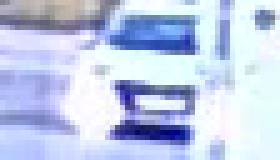
#> input picture images/frame1.png, 56 x 32 px (shown 5 times larger); its folder holds only this picture in this run
$ jupyter execute --allow-errors Untitled.ipynb
#> lines starting #> are read from the running program, lines starting #| are printed output that depends on the picture; after the words box and inside, x2 and y2 are one past the last pixel; in counts of white or black regions, pixels touching at a corner belong together
[cell 1]
import cv2
import numpy as np
import matplotlib.pyplot as plt
import tensorflow as tf
print(cv2.__version__)
print(tf.__version__)

# Load images

[cell 2]
from os import listdir
from os.path import isfile, join
img_files = [f for f in listdir('images') if isfile(join('images', f))]
no_frames = len(img_files)
images = []
for frame in range(0,no_frames):
    filename = 'images/frame' + str(frame+1) + '.png'
    img = cv2.imread(filename)
#> img is the input picture: shape (32, 56, 3); mean B, G, R 232.9, 203.2, 191.4
    img = cv2.cvtColor(img, cv2.COLOR_BGR2GRAY)
#> img: shape (32, 56)
    img = img.astype(np.float32) / 255.
    images.append(img)

# Reference image

[cell 3]
im1 = images[0]
im1_filt = cv2.GaussianBlur(im1,(3,3),0)
Ix = np.gradient(im1_filt, axis=1)
Iy = np.gradient(im1_filt, axis=0)
plt.figure()
plt.subplot(221)
plt.imshow(im1, cmap='gray')
plt.subplot(222)
plt.imshow(im1_filt, cmap='gray')
plt.subplot(223)
plt.imshow(Ix, cmap='gray')
plt.subplot(224)
plt.imshow(Iy, cmap='gray')

# Binary mask

[cell 4]
xmin = 24
ymin = 14
width = 14
height = 12

mask = np.zeros(im1.shape, dtype=np.float32)
mask[ymin:ymin+height,xmin:xmin+width] = 1.

mask_flat = mask.flatten()
sel_ix = np.where(mask_flat > 0)
num_pix = sel_ix[0].shape[0]
#mask_flat_reshape = mask_flat.reshape(mask.shape)

plt.figure()
plt.imshow(np.multiply(im1,mask), cmap='gray')
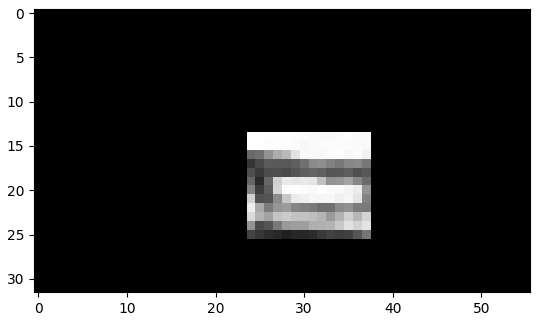
#> figure drawn by matplotlib, 1 panel

# Grid

[cell 5]
N = mask.shape[0]
M = mask.shape[1]
x = np.arange(M)
y = np.arange(N)
X, Y = np.meshgrid(x, y)
X = X.astype(np.float32)
Y = Y.astype(np.float32)

[cell 6]
Ix_flat = Ix.flatten()
#> Ix_flat = 1792 values, max 0.249 at index 1494, min -0.248 at index 1144, mean 0.00352
Iy_flat = Iy.flatten()
#> Iy_flat = 1792 values, max 0.269 at index 1600, min -0.265 at index 921, mean 0.000608
X_flat = X.flatten()
Y_flat = Y.flatten()
A = np.zeros((num_pix,6), dtype=np.float32)
b = np.zeros((num_pix,1), dtype=np.float32)
A[:,0] = Ix_flat[sel_ix]
A[:,1] = np.multiply(Ix_flat[sel_ix],X_flat[sel_ix])
A[:,2] = np.multiply(Ix_flat[sel_ix],Y_flat[sel_ix])
A[:,3] = Iy_flat[sel_ix]
A[:,4] = np.multiply(Iy_flat[sel_ix],X_flat[sel_ix])
A[:,5] = np.multiply(Iy_flat[sel_ix],Y_flat[sel_ix])

[cell 7]
no_frames = len(images);
#> no_frames = 1
res = []
orig = []
flowX = []
flowY = []
res.append(images[0])
orig.append(images[0])
flowX.append(0)
flowY.append(0)
U0 = np.zeros(mask.shape, dtype=np.float32)
V0 = np.zeros(mask.shape, dtype=np.float32)
for frame in range(1, no_frames):
    im2 = images[frame]

    # apply accumulated warp
    X2 = X + U0;
    Y2 = Y + V0;
    im2_warped = cv2.remap(im2, X2, Y2, cv2.INTER_LINEAR)

    # filter image and calculate It
    im2_filt = cv2.GaussianBlur(im2_warped,(3,3),0)
    It = im2_filt-im1_filt;
    It_flat = It.flatten()

    # Calculate OF
    b = -It_flat[sel_ix]
    a = np.dot(np.dot(np.linalg.pinv(np.dot(A.transpose(),A)),A.transpose()),b)

    #U = np.zeros(mask.shape, dtype=np.float32)
    #V = np.zeros(mask.shape, dtype=np.float32)
    U = a[0] + a[1]*X + a[2]*Y;
    V = a[3] + a[4]*X + a[5]*Y;

    # Warp im1 to fit with im2
    X2 = X + U0 + U
    Y2 = Y + V0 + V
    im2_warped = cv2.remap(im2, X2, Y2, cv2.INTER_LINEAR)

    res.append(im2_warped)
    orig.append(im2)

    U0 = U0 + U
    V0 = V0 + V

    flowX.append(U0)
    flowY.append(V0)
#> U0: shape (32, 56) float32; every value is 0
#> after the loop, flowX = [0]; flowY = [0]; orig = 1 item; res = 1 item

[cell 8]
for frame in range(0, no_frames):
    plt.figure()
    plt.subplot(141); plt.imshow(orig[frame], cmap='gray')
    plt.subplot(142); plt.imshow(res[frame], cmap='gray')
    plt.subplot(143); plt.imshow(np.multiply(mask,orig[frame]), cmap='gray')
    plt.subplot(144); plt.imshow(np.multiply(mask,res[frame]), cmap='gray')
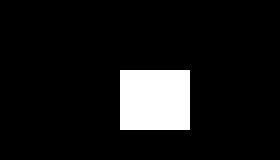
#> mask: shape (32, 56) float32 (shown 5 times larger); values 0 (black) and 1 (white), 9.4% white; 1 white region, box (x1, y1, x2, y2) and area: (24, 14, 38, 26) 168

[cell 9]
tf.reset_default_graph()
#> (this line was passed over: tensorflow is not available in this run)
#> (the rest of this cell did not finish here and is left out)

[cell 10]
def reg_error():
    img = tf.placeholder(tf.float32,shape=((1,N,M,1)),name='img')
    ref = tf.placeholder(tf.float32,shape=((1,N,M,1)),name='ref')
    flow = tf.placeholder(tf.float32,shape=((1,N,M,2)),name='flow')
    img_warped = tf.contrib.image.dense_image_warp(img,flow)
    loss = tf.losses.mean_squared_error(img_warped,ref)
    return { 'loss': loss,
        'img': img,
        'ref': ref,
        'flow': flow,
        'img_warped': img_warped}

#> (the rest of this cell did not finish here and is left out)

[cell 11]
learning_rate = 0.01
#> (the rest of this cell did not finish here and is left out)

#> (a cell that did not finish here is left out)

#> (a cell that did not finish here is left out)

[cell 14]
filename = 'examples.png'
img = cv2.imread(filename)
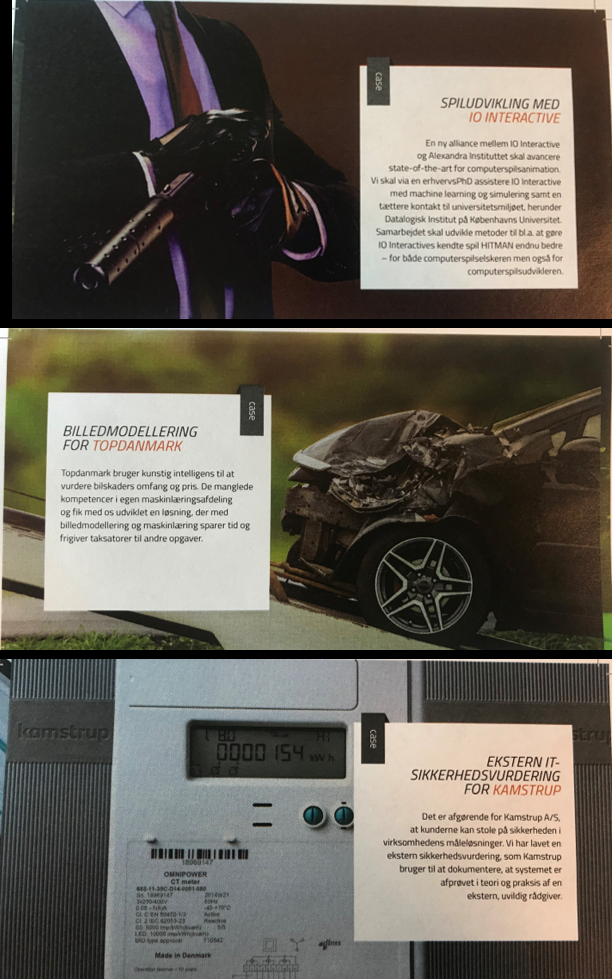
#> input picture examples.png, 612 x 979 px
#> img is the input picture: shape (979, 612, 3); mean B, G, R 88.6, 97.7, 103.2
img = cv2.cvtColor(img, cv2.COLOR_BGR2GRAY)
#> img: shape (979, 612)
img = img.astype(np.float32) / 255.
img = img[80:200,400:600]
#> img: shape (120, 200) float32
im1 = cv2.resize(img,None,fx=0.25, fy=0.25)
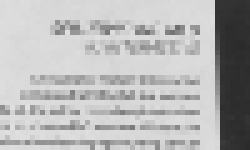
#> im1: shape (30, 50) float32 (shown 5 times larger); min 0.168, max 0.882, mean 0.716
print(img.shape)
#| (120, 200)
print(im1.shape)
#| (30, 50)
plt.figure()
plt.imshow(img,cmap='gray')
plt.figure()
plt.imshow(im1,cmap='gray')

[cell 15]
N = img.shape[0]
#> N = 120
M = img.shape[1]
#> M = 200
x = np.arange(M)
#> x = 200 values from 0 to 199
y = np.arange(N)
#> y = 120 values from 0 to 119
X, Y = np.meshgrid(x, y)
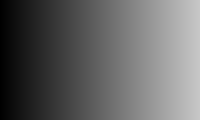
#> X: shape (120, 200) int64; min 0, max 199, mean 99.5
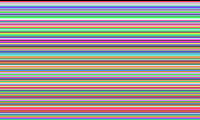
#> Y: shape (120, 200) int64; 120 distinct labels, from 0 to 119; one colour per label, 0 black
X = X.astype(np.float32)
Y = Y.astype(np.float32)
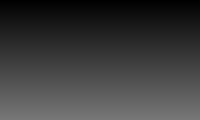
#> Y: shape (120, 200) float32; min 0, max 119, mean 59.5

[cell 16]
no_frames = 20;
images = []
flowX = []
flowY = []
images.append(im1)
U0 = np.zeros(img.shape, dtype=np.float32)
#> U0: shape (120, 200) float32; every value is 0
V0 = np.zeros(img.shape, dtype=np.float32)
flowX.append(U0)
flowY.append(V0)

for frame in range(1, no_frames):

    U = np.ones(img.shape, dtype=np.float32) * np.random.rand(1).astype(np.float32) * 8
    V = np.ones(img.shape, dtype=np.float32) * np.random.rand(1).astype(np.float32) * 8

    # apply accumulated warp
    X2 = X - U;
    Y2 = Y - V;
    im2 = cv2.remap(img, X2, Y2, cv2.INTER_LINEAR)
    im2 = cv2.resize(im2,None,fx=0.25, fy=0.25)

    images.append(im2)

    flowX.append(U)
    flowY.append(V)

    plt.figure()
    plt.subplot(121); plt.imshow(im1, cmap='gray')
    plt.subplot(122); plt.imshow(images[frame], cmap='gray')
#> this loop made 19 passes
#> pass 1, `X2 = X - U;`:
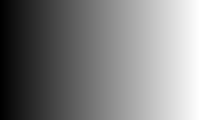
#> X2: shape (120, 200) float32; min -4.39, max 194.6, mean 95.1; drawn with min black and max white
#> pass 1, `Y2 = Y - V;`:
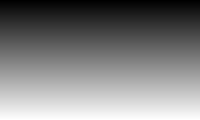
#> Y2: shape (120, 200) float32; min -5.72, max 113.3, mean 53.8; drawn with min black and max white
#> after the loop, flowX = 20 items; flowY = 20 items; images = 20 items
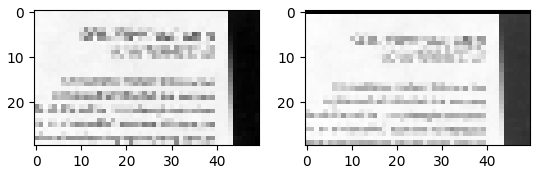
#> figure drawn by matplotlib, 2 panels

[cell 17]
tf.reset_default_graph()
#> (this line was passed over: tensorflow is not available in this run)
#> (the rest of this cell did not finish here and is left out)

[cell 18]
N2 = im1.shape[0]
#> N2 = 30
M2 = im1.shape[1]
#> M2 = 50
def reg_error():
    img = tf.placeholder(tf.float32,shape=((1,N2,M2,1)),name='img')
    ref = tf.placeholder(tf.float32,shape=((1,N2,M2,1)),name='ref')
    flow = tf.placeholder(tf.float32,shape=((1,N2,M2,2)),name='flow')
    img_warped = tf.contrib.image.dense_image_warp(img,flow)
    loss = tf.losses.mean_squared_error(img_warped,ref)
    return { 'loss': loss,
        'img': img,
        'ref': ref,
        'flow': flow,
        'img_warped': img_warped}

#> (the rest of this cell did not finish here and is left out)
